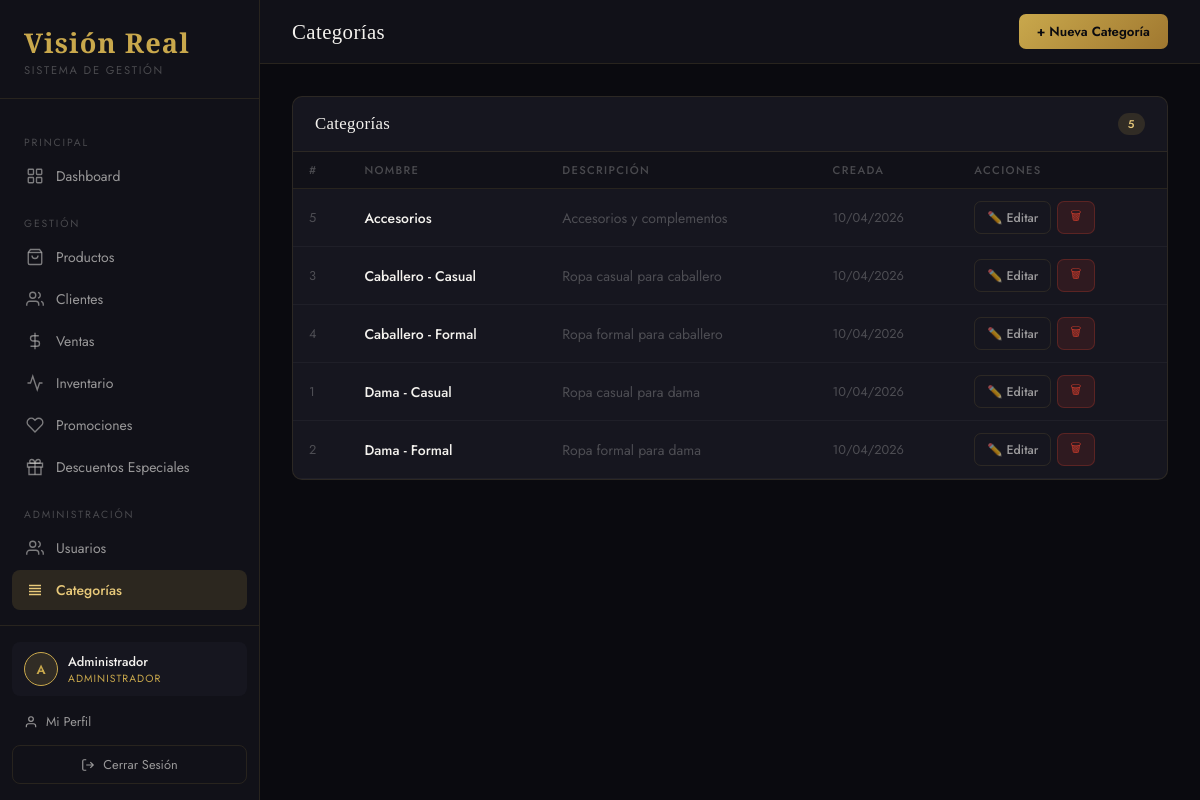
Page /views/categorias.php (signed in) on the committed database.
### tables this page shows
CREATE TABLE IF NOT EXISTS categorias (
    id INT AUTO_INCREMENT PRIMARY KEY,
    nombre VARCHAR(100) NOT NULL,
    descripcion TEXT,
    created_at TIMESTAMP DEFAULT CURRENT_TIMESTAMP
);

### config/database.php (called while the page is built, shortened)
<?php
class Database {
    private static $instance = null;
    private $connection;
    private function __construct() {
        $this->connection = new mysqli(DB_HOST, DB_USER, DB_PASS, DB_NAME);
        $this->connection->set_charset(DB_CHARSET);
    }
    public static function getInstance() {
        if (self::$instance === null) self::$instance = new Database();
        return self::$instance;
    }
    public function query($sql)     { return $this->connection->query($sql); }
}
?>

### models/Categoria.php (called while the page is built, shortened)
<?php
require_once __DIR__ . '/../config/database.php';
class Categoria {
    private $db;
    public function __construct() { $this->db = Database::getInstance(); }
    public function getAll() {
        $r = $this->db->query("SELECT * FROM categorias ORDER BY nombre");
        $a=[];while($row=$r->fetch_assoc())$a[]=$row;return $a;
    }
}
?>

### views/categorias.php (the view, shortened to what this page needs)
<?php
require_once __DIR__ . '/../models/Categoria.php';
$m=new Categoria();$msg='';$error='';
$categorias=$m->getAll();
include __DIR__ . '/partials/head.php';
?>
<div class="layout">
<?php include __DIR__ . '/partials/sidebar.php'; ?>
<div class="main">
  <header class="topbar">
    <div class="topbar-left">
      <h1 class="page-title">Categorías</h1>
    </div>
    <div class="topbar-right"><button class="btn btn-primary" onclick="openModal('modal-cat')">+ Nueva Categoría</button></div>
  </header>
  <div class="content">
    <div class="card">
      <div class="card-header"><span class="card-title">Categorías</span><span class="badge badge-info"><?=count($categorias)?></span></div>
      <div class="table-wrap">
        <table><thead><tr><th>#</th><th>Nombre</th><th>Descripción</th><th>Creada</th><th>Acciones</th></tr></thead>
        <tbody>
          <?php if(empty($categorias)):?><tr><td colspan="5" class="table-empty">No hay categorías</td></tr>
          <?php else: foreach($categorias as $c):?>
          <tr>
            <td style="color:var(--white-muted);font-size:.8rem"><?=$c['id']?></td>
            <td><strong><?=htmlspecialchars($c['nombre'])?></strong></td>
            <td style="color:var(--white-muted)"><?=htmlspecialchars($c['descripcion']?:'—')?></td>
            <td style="font-size:.8rem;color:var(--white-muted)"><?=date('d/m/Y',strtotime($c['created_at']))?></td>
            <td><div style="display:flex;gap:6px">
              <button class="btn btn-outline btn-sm" onclick="editCat(<?=$c['id']?>,<?=json_encode($c['nombre'])?>,<?=json_encode($c['descripcion']??'')?>)">✏️ Editar</button>
              <form method="POST" style="display:inline" onsubmit="return confirm('¿Eliminar?')"><button type="submit" class="btn btn-danger btn-sm">🗑</button></form>
            </div></td>
          </tr>
          <?php endforeach; endif;?>
        </tbody></table>
      </div>
    </div>
  </div>
</div></div>
</body></html>

### assets/css/style.css (style rules this page uses)
:root { --bg-dark: #0a0a0f; --bg-panel: #111118; --bg-card: #16161f; --bg-hover: #1c1c28; --gold: #c9a84c; --gold-light: #e8c97a; --gold-dim: rgba(201,168,76,0.15); --white: #f4f2ee; --white-dim: rgba(244,242,238,0.6); --white-muted: rgba(244,242,238,0.25); --danger: #c0392b; --danger-dim: rgba(192,57,43,0.15); --success: #27ae60; --success-dim: rgba(39,174,96,0.15); --warning: #e67e22; --warning-dim: rgba(230,126,34,0.15); --border: rgba(201,168,76,0.12); --sidebar-w: 260px; --radius: 10px; --shadow: 0 4px 24px rgba(0,0,0,0.4); --font-display:'Cormorant Garamond', serif; --font-body: 'Jost', sans-serif; --transition: 0.2s ease; }
*, *::before, *::after { box-sizing: border-box; margin: 0; padding: 0; }
html { font-size: 16px; scroll-behavior: smooth; }
body { font-family: var(--font-body); background: var(--bg-dark); color: var(--white); min-height: 100vh; overflow-x: hidden; }
.layout { display: flex; min-height: 100vh; }
.main { margin-left: var(--sidebar-w); flex: 1; display: flex; flex-direction: column; min-height: 100vh; }
.topbar { display: flex; align-items: center; justify-content: space-between; padding: 0 32px; height: 64px; border-bottom: 1px solid var(--border); background: var(--bg-panel); position: sticky; top: 0; z-index: 50; }
.topbar-left { display: flex; align-items: center; gap: 12px; }
.page-title { font-family: var(--font-display); font-size: 1.3rem; font-weight: 500; color: var(--white); letter-spacing: 0.02em; }
.topbar-right { display: flex; align-items: center; gap: 12px; }
.content { padding: 32px; flex: 1; }
.card { background: var(--bg-card); border: 1px solid var(--border); border-radius: var(--radius); overflow: hidden; }
.card-header { display: flex; align-items: center; justify-content: space-between; padding: 16px 22px; border-bottom: 1px solid var(--border); }
.card-title { font-family: var(--font-display); font-size: 1.05rem; font-weight: 500; color: var(--white); letter-spacing: 0.02em; }
.table-wrap { overflow-x: auto; }
table { width: 100%; border-collapse: collapse; font-size: 0.875rem; }
thead th { padding: 10px 16px; text-align: left; font-size: 0.7rem; text-transform: uppercase; letter-spacing: 0.12em; color: var(--white-muted); font-weight: 500; border-bottom: 1px solid var(--border); background: var(--bg-panel); }
tbody tr { border-bottom: 1px solid rgba(255,255,255,0.04); transition: background var(--transition); }
td { padding: 12px 16px; color: var(--white-dim); vertical-align: middle; }
td strong { color: var(--white); font-weight: 500; }
.badge { display: inline-flex; align-items: center; padding: 3px 10px; border-radius: 20px; font-size: 0.7rem; font-weight: 500; letter-spacing: 0.05em; text-transform: uppercase; }
.badge-info { background: var(--gold-dim); color: var(--gold-light); }
.btn { display: inline-flex; align-items: center; gap: 7px; padding: 8px 18px; border-radius: 7px; font-family: var(--font-body); font-size: 0.825rem; font-weight: 500; border: none; cursor: pointer; transition: all var(--transition); text-decoration: none; white-space: nowrap; }
.btn-primary { background: linear-gradient(135deg, var(--gold), #a07830); color: #0a0a0f; font-weight: 600; }
.btn-outline { background: transparent; border: 1px solid var(--border); color: var(--white-dim); }
.btn-danger { background: var(--danger-dim); color: var(--danger); border: 1px solid rgba(192,57,43,0.3); }
.btn-sm { padding: 5px 12px; font-size: 0.775rem; }

### rows in the picture
categorias: id "5", nombre "Accesorios", descripcion "Accesorios y complementos", created_at "10/04/2026"
categorias: id "3", nombre "Caballero - Casual", descripcion "Ropa casual para caballero", created_at "10/04/2026"
categorias: id "4", nombre "Caballero - Formal", descripcion "Ropa formal para caballero", created_at "10/04/2026"
categorias: id "1", nombre "Dama - Casual", descripcion "Ropa casual para dama", created_at "10/04/2026"
categorias: id "2", nombre "Dama - Formal", descripcion "Ropa formal para dama", created_at "10/04/2026"

### other values in the picture
$ini "A"
$user['nombre'] "Administrador"
$user['rol'] "ADMINISTRADOR"
count($categorias) "5"
